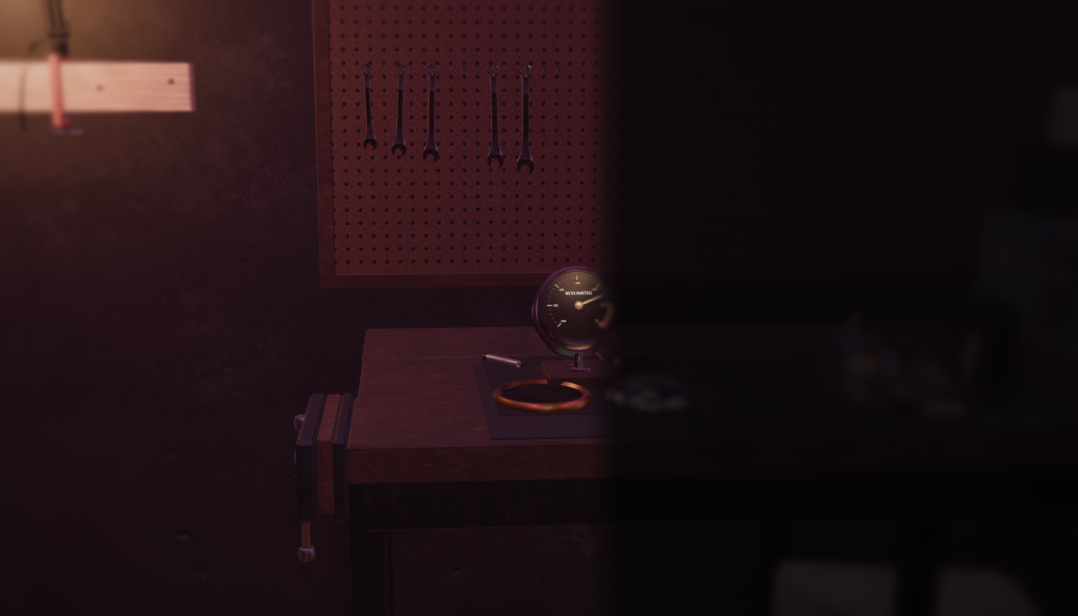
#> input picture src/assets/obdtune/garage-a.jpg, 2156 x 1232 px, given in place of walnut_veneer_diff_1k.jpg, which was not available (shown at 1/2 size)
$ python corner_tex.py ../../../src/assets/obdtune
#> lines starting #> are read from the running program, lines starting #| are printed output that depends on the picture
# textures for the studio corner: python3 -I corner_tex.py <scout dir>
# cymbal_col / cymbal_mr: ours (lathed bronze: tonal grooves, hammer marks, a smoother bell; no logo, no text)
# walnut_nat_*: Poly Haven walnut_veneer (CC0), natural colour x (0.5, 0.45, 0.42): a mid walnut (the room's lamps lift it; x 0.85 read as pale maple) (monitor sides, stand tops, the K2 shells)
import sys, os, math
import numpy as np
from PIL import Image
sc = sys.argv[1]; out = os.path.join(sc, 'work', 'corner_tex'); os.makedirs(out, exist_ok=True)
N = 1024; y, x = np.mgrid[0:N, 0:N].astype(np.float32); r = np.hypot(x - N / 2 + 0.5, y - N / 2 + 0.5) / (N / 2)
rng = np.random.default_rng(5)
groove = 0.5 + 0.5 * np.sin(r * 2 * math.pi * 95) * (0.6 + 0.4 * np.sin(r * 2 * math.pi * 7.3))
bell = np.clip((0.2 - r) / 0.04, 0, 1)
base = np.array([196, 146, 78], np.float32)
col = base[None, None, :] * (0.82 + 0.22 * groove[..., None]) * (1 - 0.12 * np.clip((r - 0.9) / 0.1, 0, 1)[..., None])
col = col * (1 - bell[..., None]) + base * 1.08 * bell[..., None]
# hammer marks: soft dark dimples on the bow
for _ in range(450):
    rr = rng.uniform(0.25, 0.95); a = rng.uniform(0, 6.283); cx, cy = N / 2 + rr * N / 2 * math.cos(a), N / 2 + rr * N / 2 * math.sin(a)
    s = rng.uniform(4, 9); x0, x1, y0, y1 = int(max(0, cx - 3 * s)), int(min(N, cx + 3 * s)), int(max(0, cy - 3 * s)), int(min(N, cy + 3 * s))
    d = np.exp(-(((x[y0:y1, x0:x1] - cx) ** 2 + (y[y0:y1, x0:x1] - cy) ** 2) / (2 * s * s)))
    col[y0:y1, x0:x1] *= (1 - 0.035 * d)[..., None]
col[r > 1.0] = base * 0.5
Image.fromarray(col.clip(0, 255).astype(np.uint8)).save(os.path.join(out, 'cymbal_col.jpg'), quality=86)
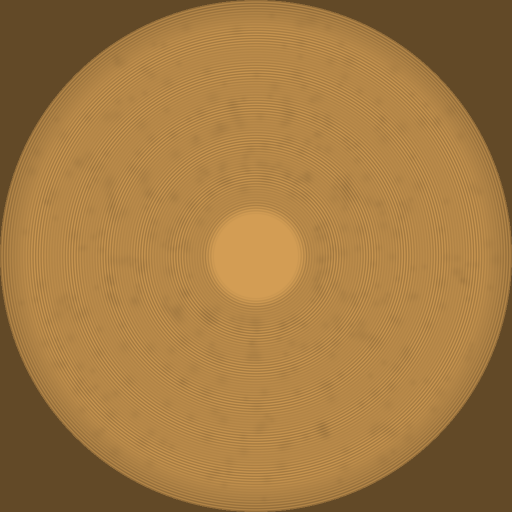
#> saved as cymbal_col.jpg: PIL image 1024x1024 RGB (shown at 1/2 size); mean R, G, B 162.1, 120.6, 64.3
mr = np.zeros((N, N, 3), np.float32); mr[..., 0] = 255; mr[..., 1] = (0.26 + 0.1 * groove * (1 - bell)) * 255; mr[..., 2] = 255
Image.fromarray(mr.clip(0, 255).astype(np.uint8)).save(os.path.join(out, 'cymbal_mr.jpg'), quality=86)
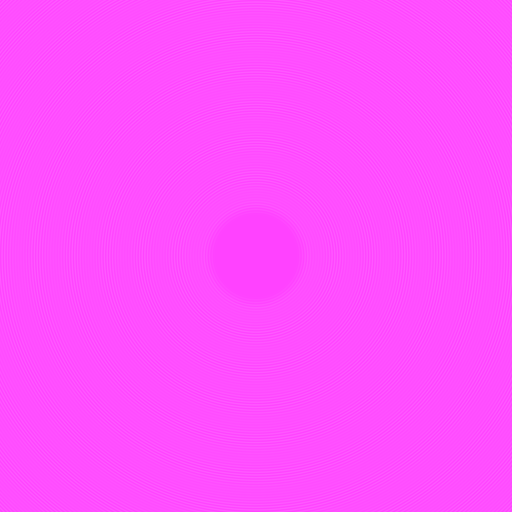
#> saved as cymbal_mr.jpg: PIL image 1024x1024 RGB (shown at 1/2 size); mean R, G, B 255, 78.2, 255
w = np.array(Image.open(os.path.join(sc, 'dl', 'walnut_veneer', 'walnut_veneer_diff_1k.jpg')).convert('RGB'), np.float32) * np.array([0.5, 0.45, 0.42], np.float32)
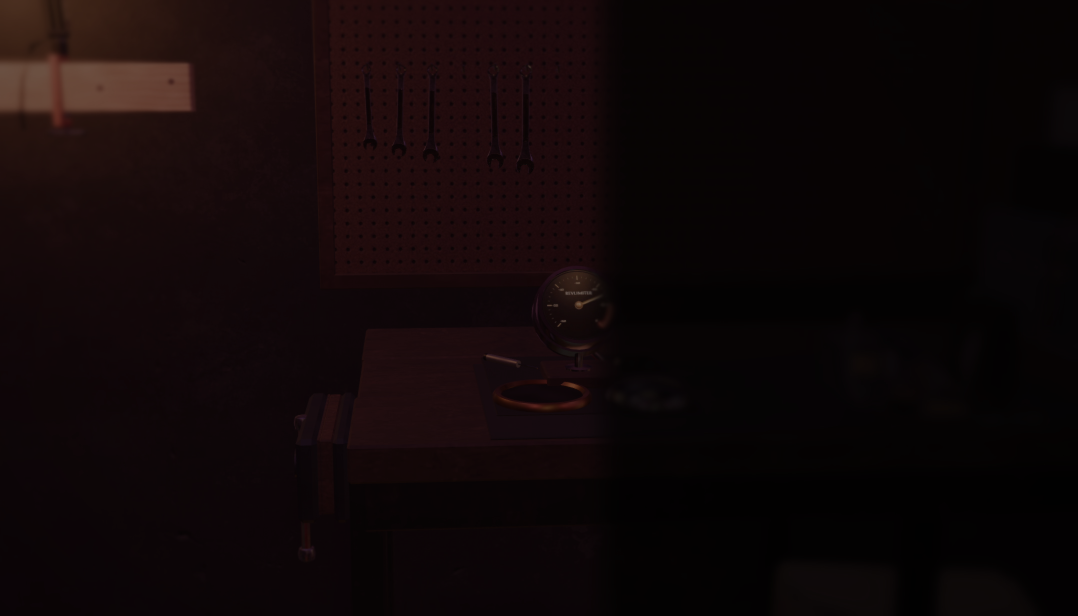
#> w: shape (1232, 2156, 3) float32 (shown at 1/2 size); mean R, G, B 16.2, 7.7, 8.3
Image.fromarray(w.clip(0, 255).astype(np.uint8)).save(os.path.join(out, 'walnut_nat_col.jpg'), quality=85)
for k in ('nrm', 'arm'):
    Image.open(os.path.join(sc, 'work', 'desk_tex', f'walnut_{k}.jpg')).save(os.path.join(out, f'walnut_nat_{k}.jpg'), quality=85)
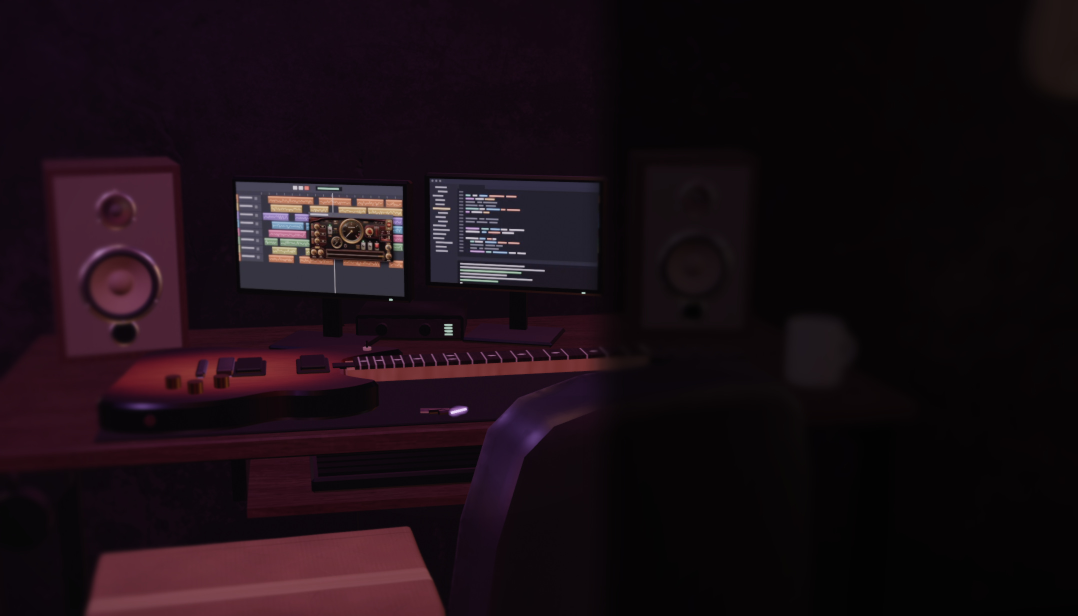
#> input picture src/assets/obdtune/garage-b.jpg, 2156 x 1232 px, given in place of walnut_nrm.jpg, which was not available (shown at 1/2 size)
for f in sorted(os.listdir(out)): print(f, os.path.getsize(os.path.join(out, f)))
